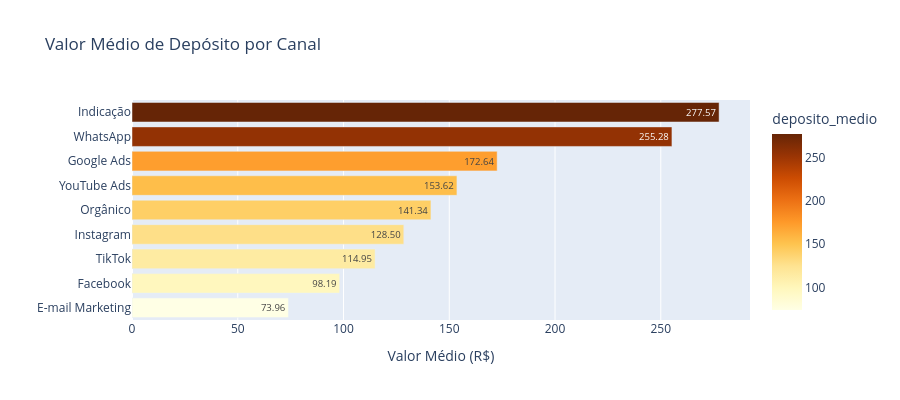

The cell this chart's notebook holds for it:
### Markdown cell above
## 🔹 Depósito Médio por Canal

### Code cell
fig = px.bar(df.sort_values("deposito_medio", ascending=True), 
             x="deposito_medio", y="origem", orientation="h",
             title="Valor Médio de Depósito por Canal",
             text_auto=".2f", color="deposito_medio", color_continuous_scale="YlOrBr")
fig.update_layout(yaxis_title="", xaxis_title="Valor Médio (R$)", height=400)
fig.show()

### Figure 1 — Plotly figure (JSON) as saved in the notebook; plotly's stock layout.template omitted (floating-point values rounded to 4 significant figures)
{"data": [{"hovertemplate": "deposito_medio=%{marker.color}<br>origem=%{y}<extra></extra>", "legendgroup": "", "marker": {"color": [73.96, 98.19, 114.9, 128.5, 141.3, 153.6, 172.6, 255.3, 277.6], "coloraxis": "coloraxis", "pattern": {"shape": ""}}, "name": "", "orientation": "h", "showlegend": false, "textposition": "auto", "texttemplate": "%{x:.2f}", "type": "bar", "x": [73.96, 98.19, 114.9, 128.5, 141.3, 153.6, 172.6, 255.3, 277.6], "xaxis": "x", "y": ["E-mail Marketing", "Facebook", "TikTok", "Instagram", "Orgânico", "YouTube Ads", "Google Ads", "WhatsApp", "Indicação"], "yaxis": "y"}], "layout": {"barmode": "relative", "coloraxis": {"colorbar": {"title": {"text": "deposito_medio"}}, "colorscale": [[0, "rgb(255,255,229)"], [0.125, "rgb(255,247,188)"], [0.25, "rgb(254,227,145)"], [0.375, "rgb(254,196,79)"], [0.5, "rgb(254,153,41)"], [0.625, "rgb(236,112,20)"], [0.75, "rgb(204,76,2)"], [0.875, "rgb(153,52,4)"], [1, "rgb(102,37,6)"]]}, "height": 400, "legend": {"tracegroupgap": 0}, "title": {"text": "Valor Médio de Depósito por Canal"}, "xaxis": {"anchor": "y", "domain": [0, 1], "title": {"text": "Valor Médio (R$)"}}, "yaxis": {"anchor": "x", "domain": [0, 1], "title": {"text": ""}}}}
